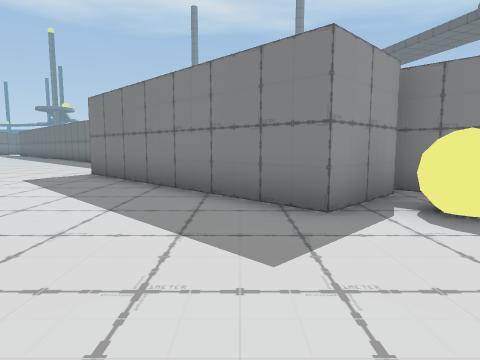
[1] (above)

16 first-person views from a walk through a 3-D level made in the Unity game engine. The camera is 0.72 m above the floor, tilts 6° down and sees 75° across. The floor is counted in squares, 1 m on a side. Each view is taken from the middle of a square. On the plan, view 1 faces up. The plan holds only what a view shows up to about 10 squares ahead; the rest is blank. The place goes on beyond the plan.

[2]
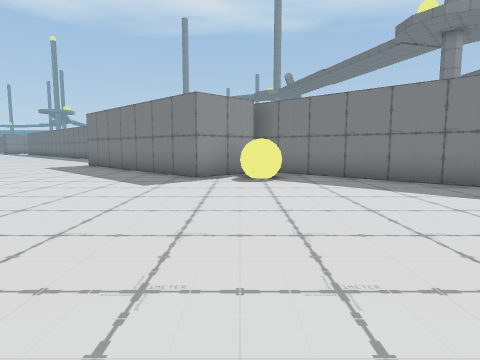

[3]
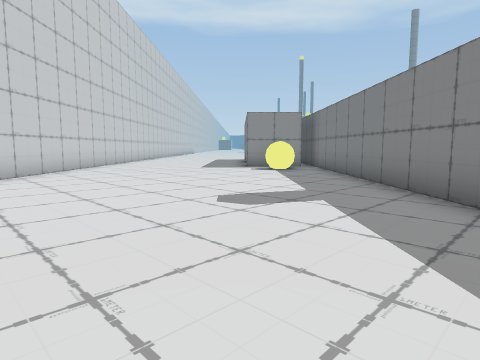

[4]
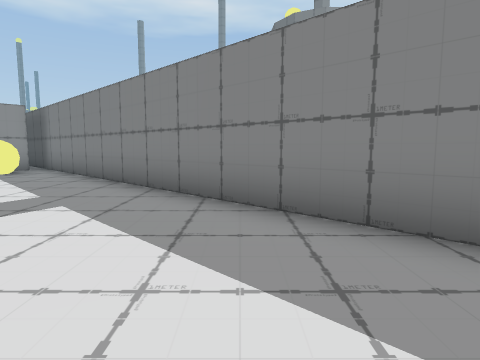

[5]
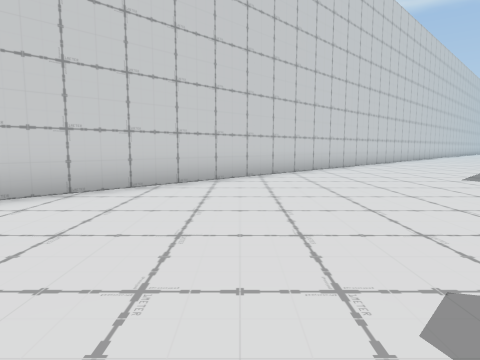

[6]
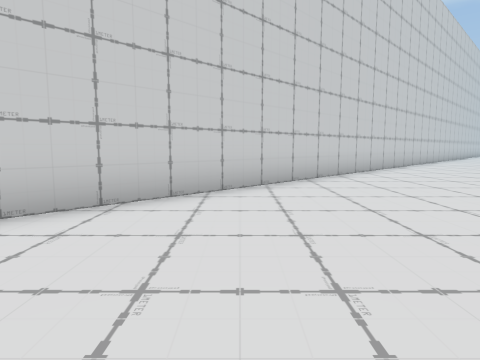

[7]
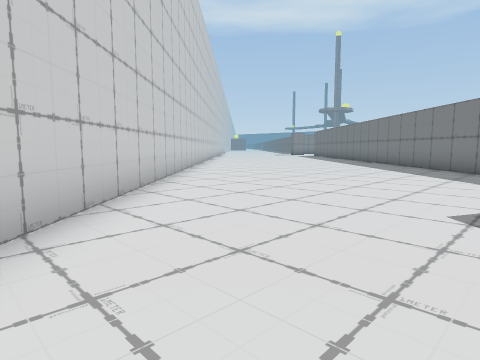

[8]
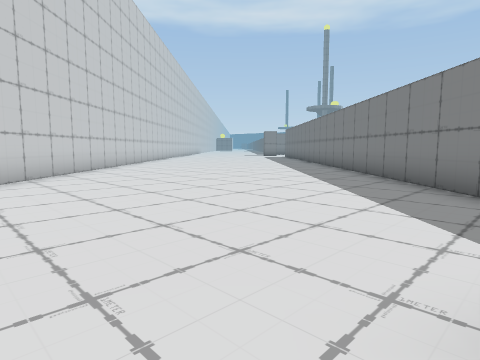

[9]
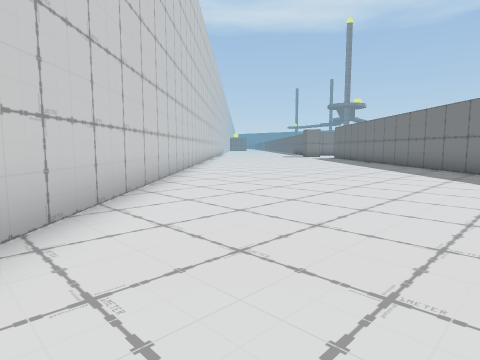

[10]
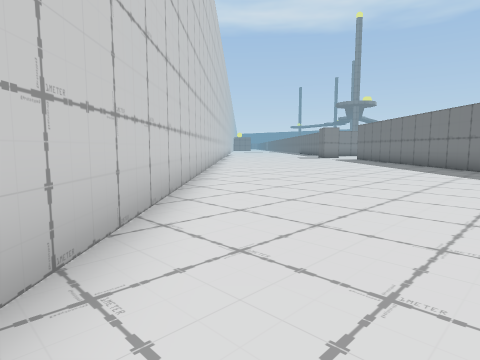

[11]
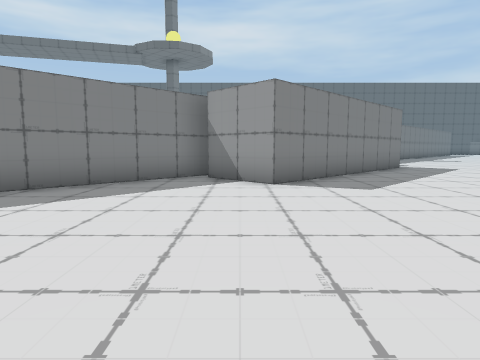

[12]
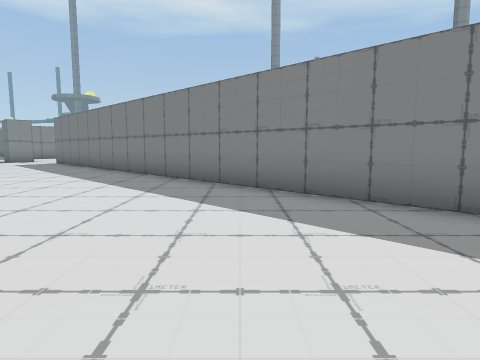

[13]
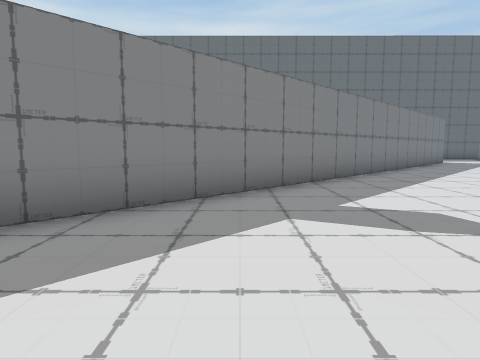

[14]
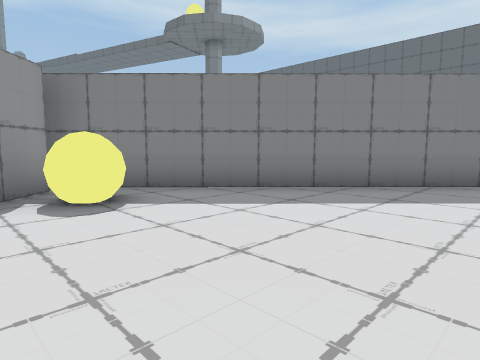

[15]
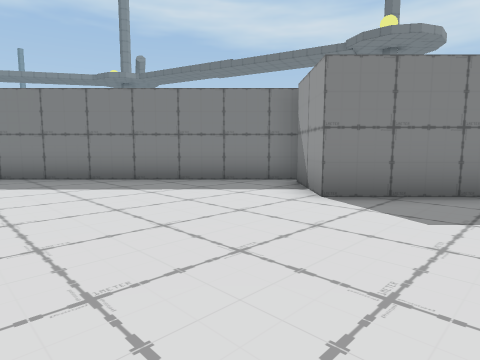

[16]
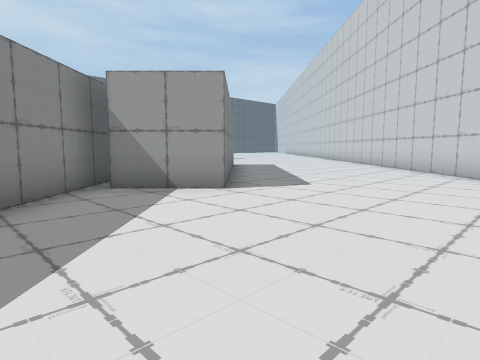

### Floor plan
Points are (right, up) in squares from view 1. A wall is a line through its corners. A room is listed if a view was taken in it or the views show most of it. See-through windows are left out.
Room 1 (views 1, 2, 3, 4, 5, 6, 7, 8, 9, 10, 11, 12, 13, 14, 15, 16)
walls: (-1.3, 9.2) (-14.3, 22.1); (2.4, 4.8) (1, 3.4) (-4, 8.3) (-2.5, 9.8); (-15.5, 12) (2, -5.5); (13.1, -5.1) (2.4, 5.5)

Where each view was taken, in squares from view 1:
view 1: 0 up, 0 right, facing up
view 2: 4 down, 2 right, facing up
view 3: 5 down, 9 right, facing up-left
view 4: 5 down, 9 right, facing up
view 5: 3 down, 7 right, facing left
view 6: 1 up, 1 right, facing left
view 7: 3 up, 4 left, facing up-left
view 8: 7 up, 4 left, facing up-left
view 9: 7 up, 8 left, facing up-left
view 10: 8 up, 10 left, facing up-left
view 11: 9 up, 10 left, facing right
view 12: 12 up, 10 left, facing up
view 13: 0 up, 3 right, facing right
view 14: 1 down, 1 right, facing up-right
view 15: 6 up, 8 left, facing up-right
view 16: 12 up, 8 left, facing down-right
